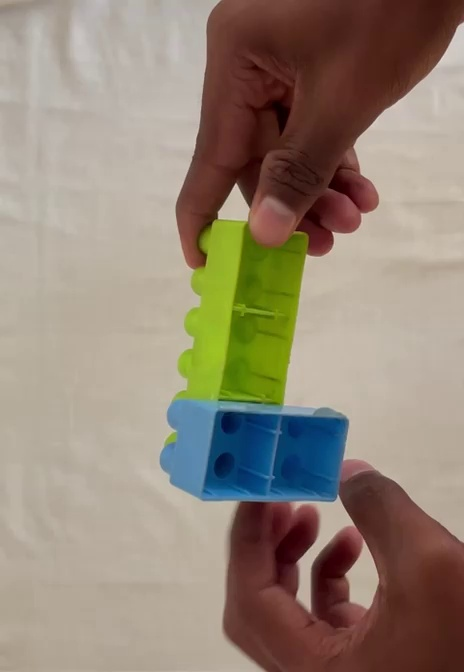
#> input picture yolo_dataset_cls/train/state1/vid_train_000120.jpg, 464 x 672 px; its folder holds only this picture in this run
$ python -i component_detector.py   (imports and definitions only)   (older library calls are emulated)
#> lines starting #> are read from the running program, lines starting #| are printed output that depends on the picture; after the words box and inside, x2 and y2 are one past the last pixel; in counts of white or black regions, pixels touching at a corner belong together
### block_detector.py
"""
Block Detector module: Localizes and identifies individual blocks.
Supports:
  1. Deep learning YOLOv8 object detection (when weights are available in runs_detect/block_detector/weights/best.pt)
  2. Plastic-ratio color segmentation engine (zero-training fallback, skin-tone invariant)
  3. Incoming part tracking (isolates object in hand from the assembled cluster)
"""

import os
import cv2
import numpy as np
from block_config import BLOCK_CLASSES, BLOCK_COLORS_BGR, PROJECT_ROOT

YOLO_DET_MODEL_PATH = os.path.join(PROJECT_ROOT, "runs_detect", "block_detector", "weights", "best.pt")


class BlockDetector:
    def __init__(self, model_path=YOLO_DET_MODEL_PATH, conf_threshold=0.40):
#> in analyze, img is the input picture: shape (672, 464, 3); mean B, G, R 119.1, 134.5, 148.5
        self.conf_threshold = conf_threshold
        self.model_path = model_path
        self.yolo_model = None

        if os.path.exists(model_path):
            try:
                from ultralytics import YOLO
                self.yolo_model = YOLO(model_path)
                print(f"[BlockDetector] Loaded trained YOLO model from '{model_path}'")
            except Exception as e:
                print(f"[BlockDetector] Could not load YOLO model ({e}). Using plastic-ratio detector.")
        else:
            print("[BlockDetector] No trained YOLO weights found. Using plastic-ratio color detector.")

    def is_real_block(self, detection, img):
        """
        Validates a candidate block detection to reject skin tones, hand noise,
        and tiny spurious bounding boxes.
        """
        if img is None or not detection:
            return False

        cname = detection.get("class_name")
        conf = detection.get("confidence", 1.0)
        bx, by, bw, bh = detection["bbox"]
        h_img, w_img = img.shape[:2]

        x1, y1 = max(0, bx), max(0, by)
        x2, y2 = min(w_img, bx + bw), min(h_img, by + bh)
        min_dim = min(x2 - x1, y2 - y1)
        max_dim = max(x2 - x1, y2 - y1)
        if min_dim < 14 or (bw * bh) < 600:
            return False

        # Reject extreme aspect ratios (unless high confidence where block is partially occluded under a beam)
        aspect = max_dim / max(min_dim, 1)
        if aspect > 4.5 or (aspect > 3.6 and conf < 0.65):
            return False

        # Reject HUD bar / edge button artifacts (e.g. at top/bottom border)
        if (by < 30 or by > h_img - 40) and (bw > 250 or aspect > 2.8):
            return False
        if y2 > h_img - 35 and bh < 35:
            return False

        crop = img[y1:y2, x1:x2]
        if crop.size == 0:
            return False

        # Color & Skin-Tone Validation for plastic toy blocks vs human skin / clutter
        b, g, r = cv2.split(crop)
        mr = float(np.mean(r))
        mg = float(np.mean(g))
        mb = float(np.mean(b))
        hsv = cv2.cvtColor(crop, cv2.COLOR_BGR2HSV)
        sat = float(np.mean(hsv[:, :, 1]))
        ycrcb = cv2.cvtColor(crop, cv2.COLOR_BGR2YCrCb)
        cr = ycrcb[:, :, 1]
        cb = ycrcb[:, :, 2]
        skin_mask = (cr >= 133) & (cr <= 175) & (cb >= 80) & (cb <= 128)
        skin_ratio = float(np.sum(skin_mask)) / float(crop.shape[0] * crop.shape[1])

        # 1. Yellow Block: High saturation, high Red+Green, low Blue.
        # Strictly rejects human hands, palms, and fingers which have low saturation and high blue.
        if cname == "yellow_block":
            if sat < 80:
                return False
            if mr < 90 or mg < 70:
                return False
            # Yellow plastic has very low blue compared to red and green
            if mr < 1.30 * mb or mg < 1.15 * mb:
                return False
            # Reject if human skin tone is present
            if skin_ratio > 0.40:
                return False

        # 2. Red Block: Strong red dominance and saturation. Reject reddish skin.
        elif cname == "red_block":
            if mr < 118 or mr <= mg or mr <= mb:
                return False
            if sat < 75:
                return False
            if skin_ratio > 0.65:
                return False
            if conf < 0.85:
                if sat < 100 or mr < 1.20 * mg or mr < 1.20 * mb:
                    return False

        # 3. Blue Block: Blue dominant over red
        elif cname == "blue_block":
            if mb < 60:
                return False
            if mb < 1.02 * mr and mb < 1.02 * mg:
                return False
            if sat < 35:
                return False

        # 4. Green Block: Green dominant over red and blue
        elif cname == "green_block":
            if mg < 55:
                return False
            if mg < 1.02 * mr and mg < 1.02 * mb:
                return False
            if sat < 35:
                return False

        return True

    def detect_color_plastic(self, img, min_area=600):
        """
        Segment blocks using high-saturation plastic color ratios that strictly reject human skin.
        Returns: list of dicts {class_name, class_id, bbox: (x, y, w, h), center: (cx, cy), area, confidence, source}
        """
#> called with min_area = 600
        h, w = img.shape[:2]
        b, g, r = cv2.split(img)
        hsv = cv2.cvtColor(img, cv2.COLOR_BGR2HSV)
#> hsv: shape (672, 464, 3); mean H, S, V 23.1, 84.1, 154.9
        hue, sat, val = cv2.split(hsv)
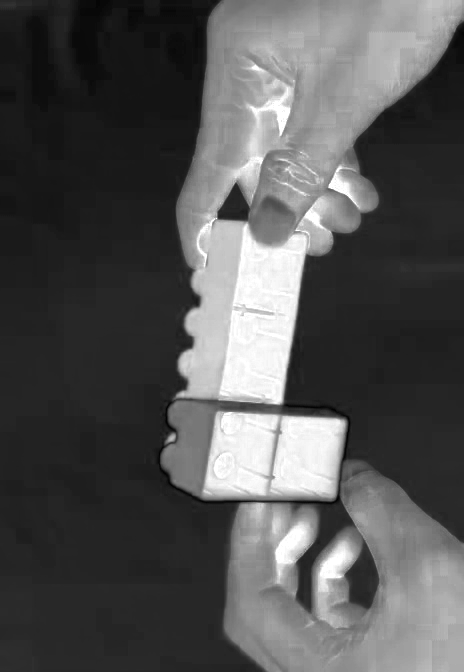
#> sat: shape (672, 464); min 0, max 255, mean 84.1
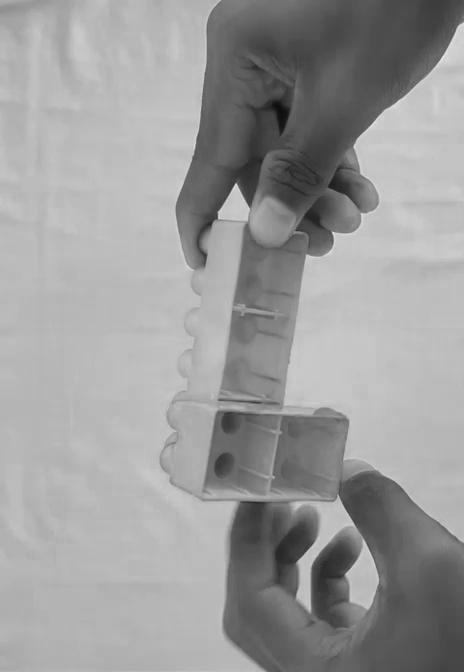
#> val: shape (672, 464); min 12, max 237, mean 154.9

        # 1. Blue: High Blue channel relative to Red and Green, Hue 90-135
        blue_mask = (
            (b > 75)
            & (b > 1.25 * r.astype(np.float32))
            & (b > 1.15 * g.astype(np.float32))
            & (hue >= 90)
            & (hue <= 135)
            & (sat > 65)
        )
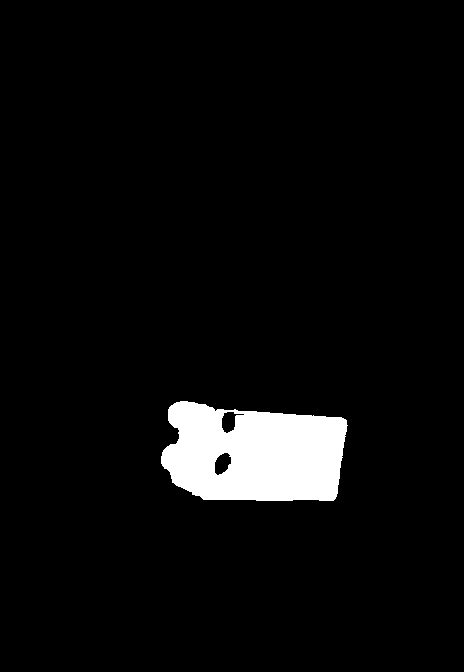
#> blue_mask: shape (672, 464) bool; 4.7% white; 1 white region, box (x1, y1, x2, y2) and area: (161, 401, 348, 501) 14674

        # 2. Green: High Green channel, Hue 35-85
        green_mask = (
            (g > 70)
            & (g > 1.20 * r.astype(np.float32))
            & (g > 1.15 * b.astype(np.float32))
            & (hue >= 35)
            & (hue <= 85)
            & (sat > 60)
        )
#> green_mask: shape (672, 464) bool; 3.9% white; 13 white regions (9 under 20 px), largest, box (x1, y1, x2, y2) and area: (175, 233, 302, 407) 12095, (214, 271, 225, 282) 97, (166, 433, 177, 445) 50, (228, 272, 230, 288) 32

        # 3. Red: High Red channel relative to Green & Blue, high saturation (strictly eliminates skin)
        red_mask = (
            (r > 100)
            & (r > 1.65 * g.astype(np.float32))
            & (r > 1.65 * b.astype(np.float32))
            & ((hue <= 12) | (hue >= 168))
            & (sat > 115)
            & (val > 65)
        )
#> red_mask: shape (672, 464) bool; 4% white; 86 white regions (63 under 20 px), largest, box (x1, y1, x2, y2) and area: (256, 586, 380, 672) 3867, (392, 507, 464, 574) 1801, (205, 0, 312, 109) 1707

        # 4. Yellow: High Red & Green, low Blue, Hue 16-34
        yellow_mask = (
            (r > 100)
            & (g > 80)
            & (r > 1.45 * b.astype(np.float32))
            & (g > 1.35 * b.astype(np.float32))
            & (hue >= 16)
            & (hue <= 34)
            & (sat > 95)
        )
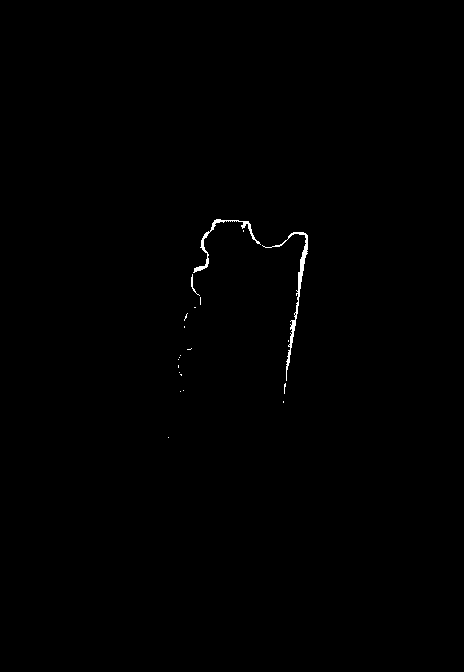
#> yellow_mask: shape (672, 464) bool; 0.31% white; 21 white regions (18 under 20 px), largest, box (x1, y1, x2, y2) and area: (262, 232, 308, 381) 526, (193, 219, 261, 273) 331, (191, 274, 200, 296) 37

        kernel = cv2.getStructuringElement(cv2.MORPH_RECT, (7, 7))
        masks = {
            "blue_block": blue_mask.astype(np.uint8) * 255,
            "green_block": green_mask.astype(np.uint8) * 255,
            "red_block": red_mask.astype(np.uint8) * 255,
            "yellow_block": yellow_mask.astype(np.uint8) * 255,
        }

        detections = []
        for cls_name, raw_mask in masks.items():
            cls_id = BLOCK_CLASSES.index(cls_name)
            # Morphological cleaning
            cleaned = cv2.morphologyEx(raw_mask, cv2.MORPH_OPEN, kernel)
            cleaned = cv2.morphologyEx(cleaned, cv2.MORPH_CLOSE, kernel)

            cnts, _ = cv2.findContours(cleaned, cv2.RETR_EXTERNAL, cv2.CHAIN_APPROX_SIMPLE)
            for c in cnts:
                area = cv2.contourArea(c)
                if area >= min_area:
                    bx, by, bw, bh = cv2.boundingRect(c)
                    aspect = max(bw, bh) / max(min(bw, bh), 1)
                    if aspect > 4.5:
                        continue

                    cx, cy = bx + bw // 2, by + bh // 2
                    hull = cv2.convexHull(c)
                    solidity = float(area) / max(cv2.contourArea(hull), 1)
                    conf = min(0.96, max(0.55, 0.45 + 0.50 * solidity))

                    detections.append({
                        "class_name": cls_name,
                        "class_id": cls_id,
                        "bbox": (bx, by, bw, bh),
                        "center": (cx, cy),
                        "area": area,
                        "confidence": float(conf),
                        "source": "color_plastic",
                    })
#> this loop made 4 passes
#> cls_name on passes 1 to 4: 'blue_block', 'green_block', 'red_block', 'yellow_block'
#> cleaned: shape (672, 464); every value is 0
#> after the loop, detections = 6 items

        # Sort largest area first
        detections.sort(key=lambda d: d["area"], reverse=True)
        return self.split_merged_blocks(detections, img)

    def split_merged_block(self, detection, img):
        """
        Splits a merged block detection (red_block or blue_block) into two individual detections
        when it physically encompasses two adjacent or stacked blocks.
        Strictly respects orientation:
          - cw > ch: cuts vertically along X into Left and Right blocks (never top & bottom).
          - ch > cw: cuts horizontally along Y into Top and Bottom blocks (never left & right).
          - Single blocks (aspect < 1.25 and area < 8500) are never split.
        """
        cname = detection.get("class_name")
        if cname not in ("red_block", "blue_block") or img is None:
            return [detection]

        # Suppress hand noise
        if not self.is_real_block(detection, img):
            return []

        bx, by, bw, bh = detection["bbox"]
        h_img, w_img = img.shape[:2]

        x1, y1 = max(0, bx), max(0, by)
        x2, y2 = min(w_img, bx + bw), min(h_img, by + bh)
        cw, ch = x2 - x1, y2 - y1
        if cw < 30 or ch < 30:
            return [detection]

        area = cw * ch
        aspect = max(cw, ch) / max(min(cw, ch), 1)

        # Geometrically, a single 2x2 Lego brick is roughly square (aspect < 1.30).
        # Two stacked or side-by-side blocks ALWAYS have aspect >= 1.35. NEVER split single blocks!
        if aspect < 1.32:
            return [detection]

        crop = img[y1:y2, x1:x2]
        gray = cv2.cvtColor(crop, cv2.COLOR_BGR2GRAY)

        sobely = np.abs(cv2.Sobel(gray, cv2.CV_64F, 0, 1, ksize=3))
        sobelx = np.abs(cv2.Sobel(gray, cv2.CV_64F, 1, 0, ksize=3))

        # Horizontal seam in middle 30% to 70% of height
        r1, r2 = int(0.28 * ch), int(0.72 * ch)
        row_sums = np.sum(sobely, axis=1) if ch > 10 else np.array([0.0])
        best_r = r1 + int(np.argmax(row_sums[r1:r2])) if r2 > r1 else ch // 2
        r_peak = float(row_sums[best_r]) if r2 > r1 else 0.0
        r_local = float(np.mean(row_sums[max(0, best_r - 6):min(ch, best_r + 7)])) if ch > 0 else 1.0
        r_contrast = r_peak / max(r_local, 1e-3)
        r_global = float(np.mean(row_sums)) if len(row_sums) > 0 else 1.0
        r_ratio = r_peak / max(r_global, 1e-3)

        # Vertical seam in middle 30% to 70% of width
        c1, c2 = int(0.28 * cw), int(0.72 * cw)
        col_sums = np.sum(sobelx, axis=0) if cw > 10 else np.array([0.0])
        best_c = c1 + int(np.argmax(col_sums[c1:c2])) if c2 > c1 else cw // 2
        c_peak = float(col_sums[best_c]) if c2 > c1 else 0.0
        c_local = float(np.mean(col_sums[max(0, best_c - 6):min(cw, best_c + 7)])) if cw > 0 else 1.0
        c_contrast = c_peak / max(c_local, 1e-3)
        c_global = float(np.mean(col_sums)) if len(col_sums) > 0 else 1.0
        c_ratio = c_peak / max(c_global, 1e-3)

        split_axis = None
        split_pos = None

        if cw > ch:
            # Horizontal arrangement (side-by-side) cut vertically along X
            if (cw >= 1.35 * ch and (c_contrast >= 1.25 or c_ratio >= 1.20)) or cw >= 1.60 * ch:
                w1 = best_c
                w2 = cw - w1
                if min(w1, w2) / max(w1, w2) >= 0.30 and w1 >= 25 and w2 >= 25:
                    split_axis = "vertical"
                    split_pos = best_c
        elif ch > cw:
            # Vertical arrangement (stacked) cut horizontally along Y
            if (ch >= 1.35 * cw and (r_contrast >= 1.25 or r_ratio >= 1.20)) or ch >= 1.60 * cw:
                h1 = best_r
                h2 = ch - h1
                if min(h1, h2) / max(h1, h2) >= 0.30 and h1 >= 25 and h2 >= 25:
                    split_axis = "horizontal"
                    split_pos = best_r
        else:
            if c_peak >= r_peak and c_contrast >= 1.45 and aspect >= 1.35:
                split_axis = "vertical"
                split_pos = best_c
            elif r_peak > c_peak and r_contrast >= 1.45 and aspect >= 1.35:
                split_axis = "horizontal"
                split_pos = best_r

        conf = detection.get("confidence", 0.88)
        src = str(detection.get("source", "det")) + "_split"
        cls_id = detection["class_id"]

        # Execute vertical split (produces Left & Right blocks)
        if split_axis == "vertical" and split_pos is not None:
            x_cut = x1 + split_pos
            w1 = x_cut - bx
            w2 = (bx + bw) - x_cut
            if min(w1, w2) / max(w1, w2) < 0.40:
                w1 = cw // 2
                w2 = bw - w1
            if w1 >= 25 and w2 >= 25:
                return [
                    {
                        "class_name": cname,
                        "class_id": cls_id,
                        "bbox": (bx, by, w1, bh),
                        "center": (bx + w1 // 2, by + bh // 2),
                        "area": w1 * bh,
                        "confidence": float(conf),
                        "source": src,
                    },
                    {
                        "class_name": cname,
                        "class_id": cls_id,
                        "bbox": (bx + w1, by, w2, bh),
                        "center": (bx + w1 + w2 // 2, by + bh // 2),
                        "area": w2 * bh,
                        "confidence": float(conf),
                        "source": src,
                    },
                ]

        # Execute horizontal split (produces Top & Bottom blocks)
        elif split_axis == "horizontal" and split_pos is not None:
            y_cut = y1 + split_pos
            h1 = y_cut - by
            h2 = (by + bh) - y_cut
            if min(h1, h2) / max(h1, h2) < 0.40:
                h1 = ch // 2
                h2 = bh - h1
            if h1 >= 25 and h2 >= 25:
                return [
                    {
                        "class_name": cname,
                        "class_id": cls_id,
                        "bbox": (bx, by, bw, h1),
                        "center": (bx + bw // 2, by + h1 // 2),
                        "area": bw * h1,
                        "confidence": float(conf),
                        "source": src,
                    },
                    {
                        "class_name": cname,
                        "class_id": cls_id,
                        "bbox": (bx, by + h1, bw, h2),
                        "center": (bx + bw // 2, by + h1 + h2 // 2),
                        "area": bw * h2,
                        "confidence": float(conf),
                        "source": src,
                    },
                ]

        return [detection]

    def split_merged_red_block(self, detection, img):
        """Backward compatible helper forwarding to split_merged_block."""
        return self.split_merged_block(detection, img)

    def split_merged_blocks(self, detections, img):
        """
        Inspects all detections and splits any merged blocks (both red and blue blocks).
        """
        if not detections or img is None:
            return detections

        refined = []
        for d in detections:
            # Blue blocks covering both feet can be split here;
            # Red blocks are split with assembly context in ComponentDetector.corroborate_stacked_reds
            if d.get("class_name") == "blue_block":
                refined.extend(self.split_merged_block(d, img))
            else:
                refined.append(d)
#> this loop made 6 passes
#> pass 1, in is_real_block, `crop = img[y1:y2, x1:x2]`:
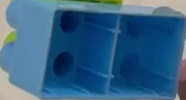
#> crop: shape (100, 186, 3); mean B, G, R 132.4, 98.6, 54.9
#> pass 1, in is_real_block, `b, g, r = cv2.split(crop)`:
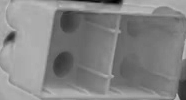
#> b: shape (100, 186); min 0, max 194, mean 132.4
#> pass 1, in is_real_block, `b, g, r = cv2.split(crop)`:
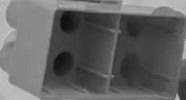
#> g: shape (100, 186); min 13, max 202, mean 98.6
#> after the loop, refined = 7 items

        refined.sort(key=lambda d: d["area"], reverse=True)
        return refined

    # [26 lines left out: function detect_yolo, not called in this run]

    def detect(self, img):
        """
        Unified detection entry point.
        Uses YOLO detector if available, otherwise falls back to plastic-ratio color detector.
        Applies multi-block splitting to separate adjacent/stacked blocks of the same color.
        """
        if self.yolo_model is not None:
            raw_dets = self.detect_yolo(img)
        else:
            raw_dets = self.detect_color_plastic(img)
#> raw_dets = 7 items
#> (the rest of the program and of its run is left out)
